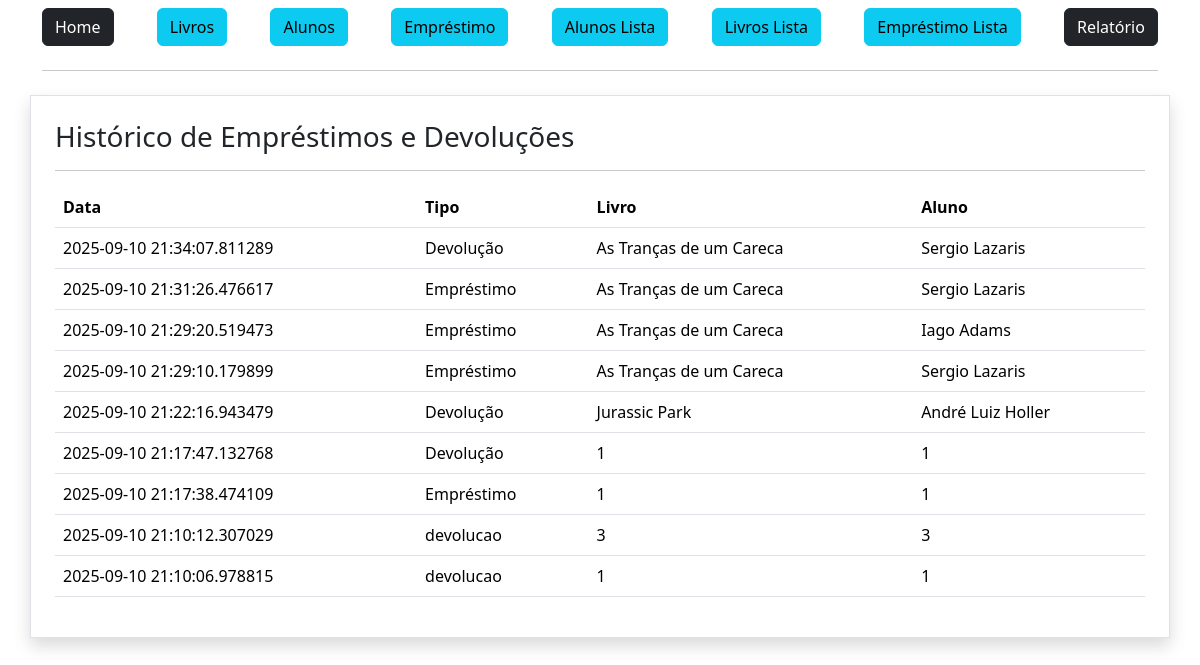
The page /historico/ (signed in) on the database its author committed.
### app/models.py (models this page shows)
class LoanEvent(db.Model):
    id = db.Column(db.Integer, primary_key=True)
    loan_id = db.Column(db.Integer, db.ForeignKey('loan.id'))
    event_type = db.Column(db.String, nullable=False)
    event_date = db.Column(db.DateTime, default=datetime.now)
    book_title = db.Column(db.String, nullable=False)
    student_name = db.Column(db.String, nullable=False)
    loan = db.relationship("Loan", backref="events")

### app/view.py (the view)
@app.route('/historico/')
@login_required
def history():
    eventos = LoanEvent.query.order_by(LoanEvent.event_date.desc()).all()
    return render_template('historico.html', eventos=eventos)

### app/__init__.py (called while the page is built)
@login_manager.user_loader
def load_user(user_id):
    return Employee.query.get(int(user_id))

### app/view.py (called while the page is built)
@app.before_request
def atualizar_status_atrasados():
    hoje = datetime.now()
    emprestimos = Loan.query.filter(
        Loan.status == 'Emprestado',
        Loan.returnDate == None,
        Loan.returnLimit < hoje
    ).all()
    for emprestimo in emprestimos:
        emprestimo.status = 'Atrasado'
    if emprestimos:
        db.session.commit()

### app/templates/historico.html
{% extends 'base.html' %}
{% block content %}
<div class="container mt-4 p-4 round border shadow">
    <h3>Histórico de Empréstimos e Devoluções</h3>
    <hr>
    <table class="table">
        <thead>
            <tr>
                <th>Data</th>
                <th>Tipo</th>
                <th>Livro</th>
                <th>Aluno</th>
            </tr>
        </thead>
        <tbody>
        {% for evento in eventos %}
            <tr>
                <td>{{ evento.event_date }}</td>
                <td>{{ evento.event_type }}</td>
                <td>{{ evento.book_title }}</td>
                <td>{{ evento.student_name }}</td>
            </tr>
        {% endfor %}
        </tbody>
    </table>
</div>
{% endblock %}

### rows shown on the page
LoanEvent: event_date "2025-09-10 21:34:07.811289", event_type "Devolução", book_title "As Tranças de um Careca", student_name "Sergio Lazaris"
LoanEvent: event_date "2025-09-10 21:31:26.476617", event_type "Empréstimo", book_title "As Tranças de um Careca", student_name "Sergio Lazaris"
LoanEvent: event_date "2025-09-10 21:29:20.519473", event_type "Empréstimo", book_title "As Tranças de um Careca", student_name "Iago Adams"
LoanEvent: event_date "2025-09-10 21:29:10.179899", event_type "Empréstimo", book_title "As Tranças de um Careca", student_name "Sergio Lazaris"
LoanEvent: event_date "2025-09-10 21:22:16.943479", event_type "Devolução", book_title "Jurassic Park", student_name "André Luiz Holler"
LoanEvent: event_date "2025-09-10 21:17:47.132768", event_type "Devolução", book_title "1", student_name "1"
LoanEvent: event_date "2025-09-10 21:17:38.474109", event_type "Empréstimo", book_title "1", student_name "1"
LoanEvent: event_date "2025-09-10 21:10:12.307029", event_type "devolucao", book_title "3", student_name "3"
LoanEvent: event_date "2025-09-10 21:10:06.978815", event_type "devolucao", book_title "1", student_name "1"
